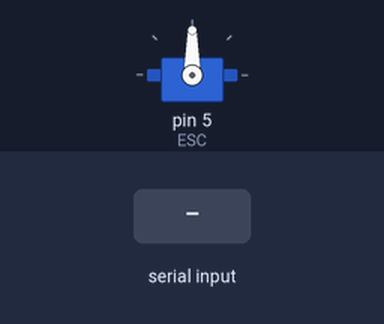
The sketch below on a simulated Arduino Uno, built with avr-gcc and run on an emulated ATmega328P. On the bench: servo. Inputs (shaded band) come from the test bench. What the sketch prints to the serial monitor is not drawn.

Above: at 0.1 s.
At 1.2 s:
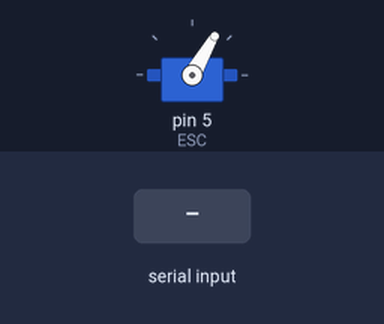
1.3 s: "200\n" received over Serial
At 3.2 s:
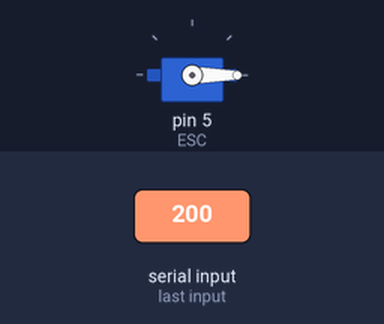
Timing chart, 0 to 25.5 s (numbered marks = the images above; inputs shaded):
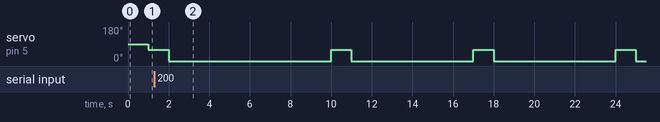

Measured:
- by itself, servo on pin 5 (ESC): repeats every 7.0 s: 60° 1.0 s, 0° 6.0 s

The sketch:

sketch_sep24a.ino
```cpp
#include <Servo.h>
#define MIN_PULSE_LENGTH 1000 // Minimum pulse length in µs
#define MAX_PULSE_LENGTH 2000 // Maximum pulse length in µs

Servo ESC;     // create servo object to control the ESC

int RPM;
int input_RPM;
int max_rpm = 3600;
int max_accel = 1;
  // value from the analog pin

void setup() {
  // Attach the ESC on GPIO pin 5
  Serial.begin(9600);
  input_RPM = 1200;
  ESC.attach(5,1000,2000); // (pin, min pulse width, max pulse width in microseconds)
}

void loop() {
  Serial.print("Setting RPM: ");
  Serial.println(input_RPM);
  Serial.println(RPM);
  Serial.parseInt();

  RPM = map(input_RPM, 0, 3600, 0, 180);   // scale it to use it with the servo library (value between 0 and 3600 rad/s)
  ESC.write(RPM);    // Send the signal to the ESC

  delay(1000);

  RPM = map(0, 0, 3600, 0, 180);   // scale it to use it with the servo library (value between 0 and 3600 rad/s)
  ESC.write(RPM);    // Send the signal to the ESC

  delay(5000);
    if (Serial.available()) {
        RPM = Serial.read();

        switch (RPM) {
            // 0
            case 48 : Serial.println("Sending minimum throttle");
                      ESC.writeMicroseconds(MIN_PULSE_LENGTH);
            break;

            // 1
            case 49 : Serial.println("Sending maximum throttle");
                      ESC.writeMicroseconds(MAX_PULSE_LENGTH);
            break;

            // 2
            case 50 : Serial.print("Running test in 3");
                      delay(1000);
                      Serial.print(" 2");
                      delay(1000);
                      Serial.println(" 1...");
                      delay(1000);
            break;
        }
    }
}
```
